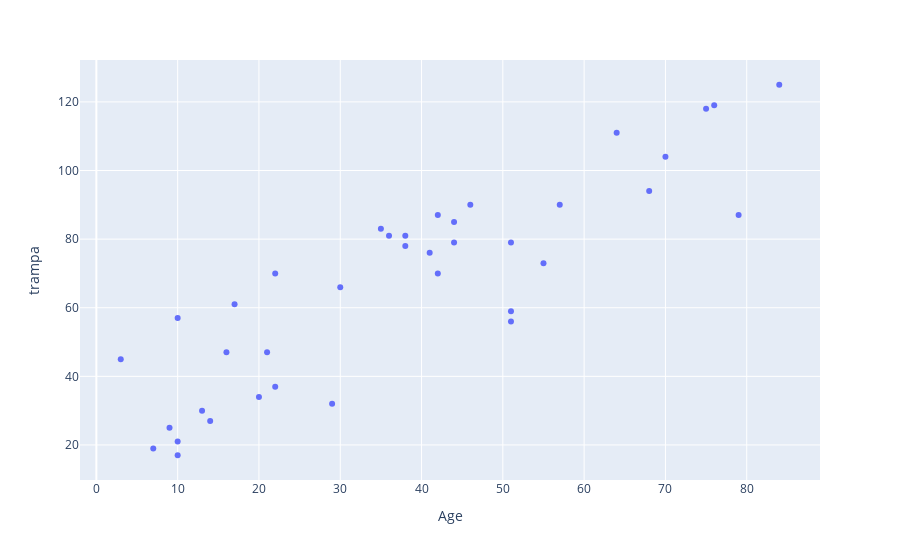

The notebook cell this image was saved under:
### Code cell
update_age_vs_days_hospitalised_plot(options_chosen)

### Figure 1 — Plotly figure (JSON) as saved in the notebook; plotly's stock layout.template omitted (floating-point values rounded to 4 significant figures)
{"data": [{"hovertemplate": "Age=%{x}<br>trampa=%{y}<extra></extra>", "legendgroup": "", "marker": {"color": "#636efa", "symbol": "circle"}, "mode": "markers", "name": "", "orientation": "v", "showlegend": false, "type": "scatter", "x": [16, 22, 10, 35, 7, 10, 21, 36, 75, 44, 44, 17, 29, 42, 76, 79, 70, 64, 38, 38, 46, 20, 84, 55, 57, 13, 68, 14, 22, 9, 51, 51, 41, 42, 30, 10, 3, 51], "xaxis": "x", "y": [47, 70, 21, 83, 19, 17, 47, 81, 118, 79, 85, 61, 32, 87, 119, 87, 104, 111, 81, 78, 90, 34, 125, 73, 90, 30, 94, 27, 37, 25, 59, 56, 76, 70, 66, 57, 45, 79], "yaxis": "y"}], "layout": {"legend": {"tracegroupgap": 0}, "margin": {"t": 60}, "xaxis": {"anchor": "y", "domain": [0, 1], "title": {"text": "Age"}}, "yaxis": {"anchor": "x", "domain": [0, 1], "title": {"text": "trampa"}}}}
